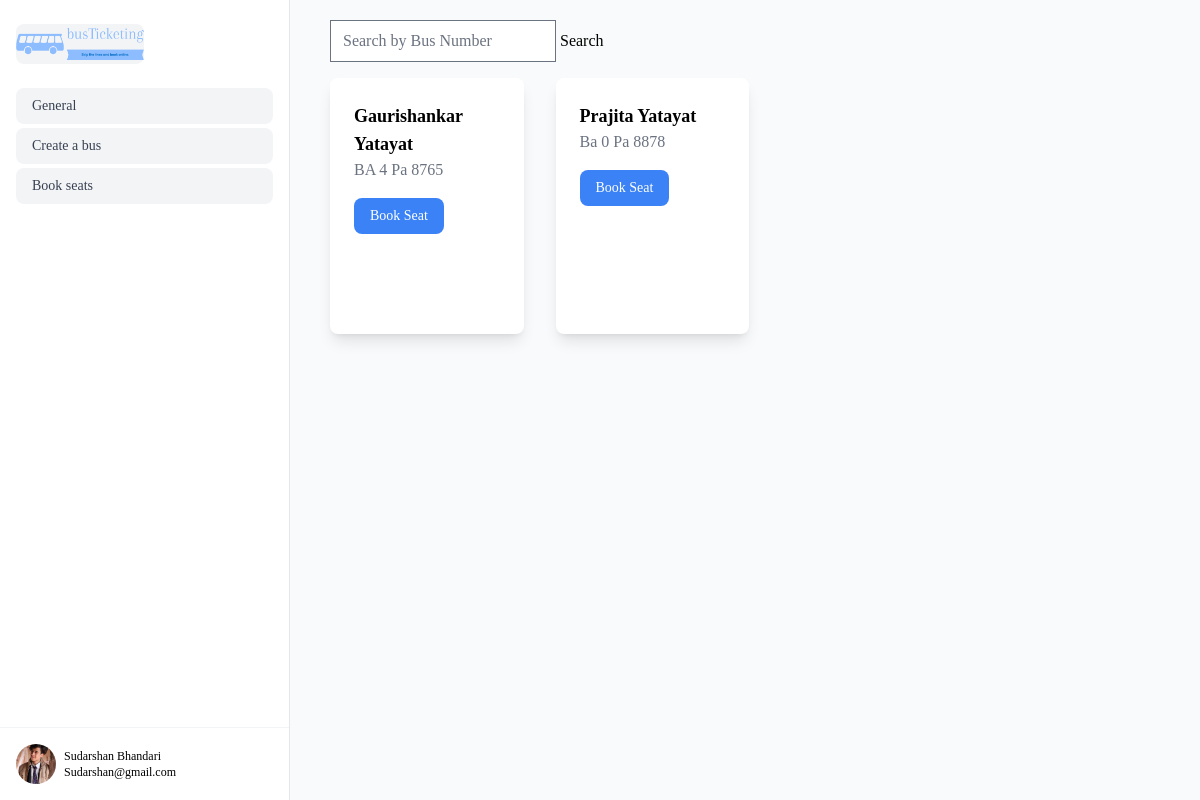
The page /seatbook/ on the database as committed earlier.
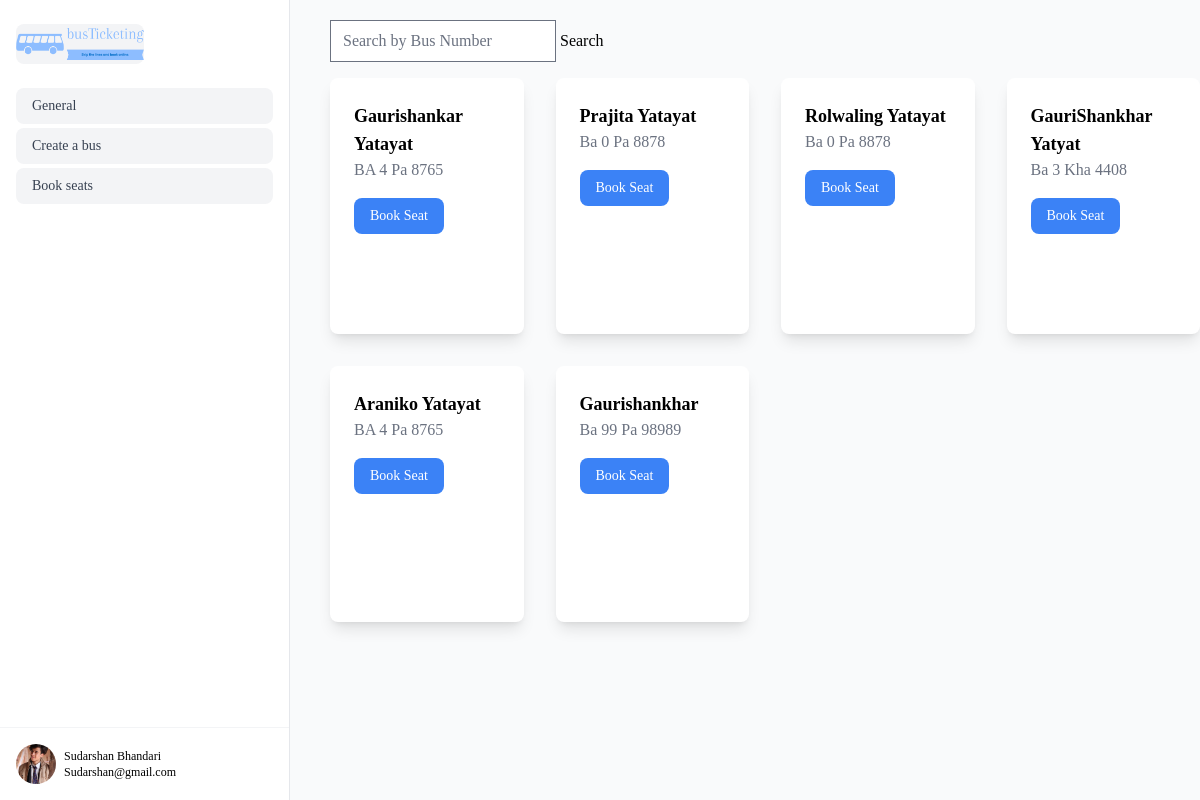
The same page on the database as committed later.
### Bus/models.py (models this page shows, shortened)
class Bus(models.Model):
    name = models.CharField(max_length=50)
    source = models.CharField(max_length=100)
    destination = models.CharField(max_length=100)
    travel_dates = models.DateField(_("Travel Dates"), auto_now=False, auto_now_add=False)
    features = models.TextField()
    image = models.ImageField(upload_to='')
    bus_number = models.CharField(max_length=50)
    price = models.DecimalField(max_digits=8, decimal_places=2)
    departure_time = models.TimeField()
    pickup_location = models.CharField(max_length=100)
    drop_location = models.CharField(max_length=100)
    operator_details = models.CharField(max_length=100)

### adminPage/views.py (the view)
# urls.py: path('seatbook/', views.seatBook, name='seatBook'),
def seatBook(request):
    busses = Bus.objects.all()
    if request.method == 'POST':
        selected_seats = request.POST.getlist('selected_seats')
    search_query = request.GET.get('bus_number')
    if search_query:
        busses = busses.filter(bus_number__icontains=search_query)
    return render(request, 'seatbook.html', {'busses': busses})

### adminPage/templates/seatbook.html
{% extends 'base_side.html' %}
{% block maincontent %}
<form method="GET" action="{% url 'adminPage:seatBook' %}">
  <input type="text" name="bus_number" placeholder="Search by Bus Number" class="mt-5">
  <button type="submit">Search</button>
</form>
<div class="flex flex-wrap -mx-4">
  {% for bus in busses %}
  <div class="w-full sm:w-1/2 md:w-1/3 lg:w-1/4 xl:w-1/4 px-4 py-4">
    <div class="bg-white rounded-lg shadow-lg p-6 h-64">
      <h3 class="text-lg font-semibold">{{ bus.name }}</h3>
      <p class="text-gray-500">{{ bus.bus_number }}</p>
      <a href="{% url 'adminPage:bookSeat' pk=bus.pk %}">
        <button class="bg-blue-500 hover:bg-blue-600 text-white rounded-lg px-4 py-2 mt-4 text-sm font-medium">
          Book Seat
        </button>
      </a>
    </div>
  </div>
  {% endfor %}
</div>
{% endblock maincontent %}

### theme/templates/base_side.html
{% extends 'base.html' %}
{% block content %}
  <div class="flex">
    <div class="w-1/4">
      {% include 'sidebar.html' %}
    </div>
    <div class="w-3/4 ml-10">
      {% block maincontent %}{% endblock maincontent %}
    </div>
  </div>
{% endblock content %}

### theme/templates/base.html (shortened to what this page needs)
{% load static tailwind_tags %}
<!DOCTYPE html>
<html lang="en">
  <head>
    {% tailwind_css %}
  </head>
  <body class="bg-gray-50 font-serif leading-normal tracking-normal">
    {%block content%} {% endblock %}
  </body>
</html>

### theme/templates/sidebar.html
{% load static %}
<div class="flex h-screen flex-col justify-between border-e bg-white">
  <div class="px-4 py-6">
    <a href="/adminpage"
      class="grid h-10 w-32 place-content-center rounded-lg bg-gray-100 text-xs text-gray-600"
    >
    <img
    class="h-8"
    viewBox="0 0 118 24"
    fill="none"
    src="{% static 'logo.png' %}"
  >
    </a>
    <ul class="mt-6 space-y-1">
      <li>
        <a
          href="/adminpage"
          class="block rounded-lg bg-gray-100 px-4 py-2 text-sm font-medium text-gray-700"
        >
          General
        </a>
      </li>
      <li>
        <a
          href="{% url 'adminPage:createbus' %}"
          class="block rounded-lg bg-gray-100 px-4 py-2 text-sm font-medium text-gray-700"
        >
          Create a bus
        </a>
      </li>
      <li>
        <a
          href="{% url 'adminPage:seatBook' %}"
          class="block rounded-lg bg-gray-100 px-4 py-2 text-sm font-medium text-gray-700"
        >
          Book seats
        </a>
      </li>
    </ul>
  </div>
  <div class="sticky inset-x-0 bottom-0 border-t border-gray-100">
    <a href="#" class="flex items-center gap-2 bg-white p-4 hover:bg-gray-50">
      <img
        alt="Man"
        src="{% static 'pp.jpg' %}"
        class="h-10 w-10 rounded-full object-cover"
      />
      <div>
        <p class="text-xs">
          <strong class="block font-medium">Sudarshan Bhandari</strong>
          <span> Sudarshan@gmail.com</span>
        </p>
      </div>
    </a>
  </div>
</div>

Rows that differ between the two databases and show on the page:
added Bus: name "Rolwaling Yatayat", bus_number "Ba 0 Pa 8878"
added Bus: name "GauriShankhar Yatyat", bus_number "Ba 3 Kha 4408"
added Bus: name "Araniko Yatayat", bus_number "BA 4 Pa 8765"
added Bus: name "Gaurishankhar", bus_number "Ba 99 Pa 98989"
